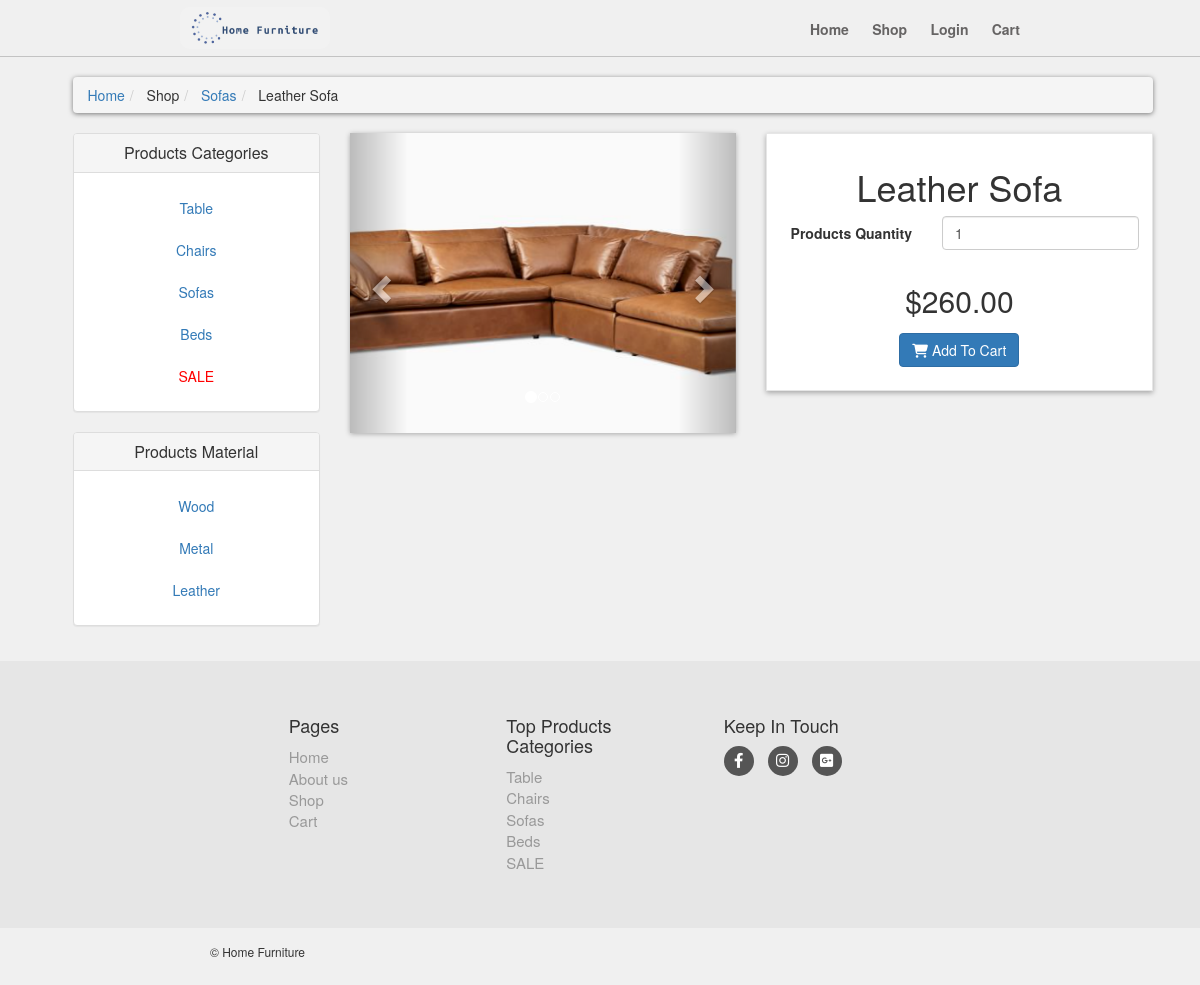
The page /details.php?pro_id=34 on the database its author committed.
### tables this page shows
CREATE TABLE `product_categories` (
  `p_category_id` int(10) NOT NULL,
  `p_category_title` varchar(50) NOT NULL,
  `p_category_desc` varchar(200) NOT NULL
);

CREATE TABLE `products` (
  `product_id` bigint(8) NOT NULL,
  `p_category_id` int(10) NOT NULL,
  `p_material_id` int(10) NOT NULL,
  `product_title` varchar(50) NOT NULL,
  `product_description` varchar(120) NOT NULL,
  `product_price` decimal(7,2) NOT NULL,
  `product_discount` int(4) NOT NULL,
  `product_image1` text NOT NULL,
  `product_image2` text NOT NULL,
  `product_image3` text NOT NULL
);

CREATE TABLE `product_material` (
  `p_material_id` int(10) NOT NULL,
  `p_material_title` varchar(50) NOT NULL,
  `p_material_desc` varchar(200) NOT NULL
);

### details.php (the view, shortened to what this page needs)
<?php
    include("includes/header.php");
?>
    <div id="content">
        <div class="container">
            <div class="col-md-12">
                <ul class="breadcrumb">
                    <li><a href="index.php">Home</a></li>
                    <li>
                        Shop
                    </li>
                    <li>
                        <a href="shop.php?p_categories=<?php echo $p_category_id; ?>"><?php echo $p_category_title; ?></a>
                    </li>
                    <li>
                        <?php echo $pro_title ?>
                    </li>
                </ul>
            </div>
            <div class="col-md-3">
                <?php
                    include("includes/sidebar.php");
                ?>
            </div>
            <div class="col-md-9">
                <div id="productMain" class="row">
                    <div class="col-sm-6">
                        <div id="mainImage">
                            <div id="myCarousel" class="carousel slide">
                                <ol class="carousel-indicators">
                                    <li data-target = "#myCarousel" data-slide-to="0" class="active"></li>
                                    <li data-target = "#myCarousel" data-slide-to="1"></li>
                                    <li data-target = "#myCarousel" data-slide-to="2"></li>
                                </ol>
                                <div class="carousel-inner">
                                    <div class="item active">
                                        <center><img class="img-responsive" src="product_images/<?php echo $pro_image1; ?>" alt=""></center>
                                    </div>
                                </div>
                                <a href="#myCarousel" class="left carousel-control" data-slide="prev">
                                    <span class="glyphicon glyphicon-chevron-left"></span>
                                </a>
                                <a href="#myCarousel" class="right carousel-control" data-slide="next">
                                    <span class="glyphicon glyphicon-chevron-right"></span>
                                </a>
                            </div>
                        </div>
                    </div>
                    <div class="col-sm-6">
                        <div class="box">
                            <h1 class="text-center"><?php echo $pro_title; ?></h1>
                            <form action="details.php?add_cart=<?php echo $product_id; ?>" class="form-horizontal" method="post">
                                <div class="form-group">
                                    <label for="" class="col-md-5 control-label">Products Quantity</label>
                                    <div class="col-md-7">
                                    <input name="product_qty" type="number" id="typeNumber" class="form-control" value="1"/>
                                    </div>
                                </div>
                                <?php if($p_category_title === 'SALE'){ echo "<p class='price' style = 'text-decoration: line-through'>$$pro_price</p>";}else{echo "<p class='price'>$$pro_price</p>";}?></p>
                                <p class="text-center buttons"><button class="btn btn-primary"><i class="fa fa-shopping-cart"></i> Add To Cart</button></p>
                            </form>
                        </div>
                    </div>
                </div>
            </div>
        </div>
    </div>
    <?php
            include("includes/footer.php");
        ?>
</body>

### includes/functions.php (shortened to what this page needs)
<?php
$db = mysqli_connect("localhost", "root", "", "db");
function getPCategories(){
    global $db;
    $get_p_categories = "select * from product_categories";
    $run_p_categories = mysqli_query($db, $get_p_categories);
    while($row_p_categories=mysqli_fetch_array($run_p_categories)){
        $p_category_id = $row_p_categories['p_category_id'];
        $p_category_title = $row_p_categories['p_category_title'];
        if($p_category_title == 'SALE'){
            echo "
                <li>
                    <a style='color:red;' class= 'text-center' href='shop.php?p_categories=$p_category_id'> $p_category_title </a>
                </li>
            ";
        }else
            echo "
            <li>
                <a class= 'text-center' href='shop.php?p_categories=$p_category_id'> $p_category_title </a>
            </li>
        ";}
}
function getMaterial(){
    global $db;
    $get_p_material = "select * from product_material";
    $run_p_material = mysqli_query($db, $get_p_material);
    while($row_p_material=mysqli_fetch_array($run_p_material)){
        $p_material_id = $row_p_material['p_material_id'];
        $p_material_title = $row_p_material['p_material_title'];
        echo "
            <li>
                <a class= 'text-center' href='shop.php?p_material=$p_material_id'> $p_material_title </a>
            </li>
        ";
    }
}
?>

### includes/footer.php (shortened to what this page needs)
<div id="footer">
    <div class="holder">
        <div class="row justify-content-center">
            <div class="col-sm-6 col-md-3">
                <h4>Pages</h4>
                <ul>
                    <li><a href="index.php">Home</a></li>
                    <li><a href="index.php">About us</a></li>
                    <li><a href="shop.php">Shop</a></li>
                    <li><a href="cart.php">Cart</a></li>
                </ul>
            </div>
            <div class="com-sm-6 col-md-3">
                <h4>Top Products Categories</h4>
                <ul>
                    <?php
                            $get_p_categories = "select * from product_categories";
                            $run_p_categories = mysqli_query($db, $get_p_categories);
                            while($row_p_categories=mysqli_fetch_array($run_p_categories)){
                                $p_category_id = $row_p_categories['p_category_id'];
                                $p_category_title = $row_p_categories['p_category_title'];
                                echo "
                                    <li>
                                        <a href ='shop.php?p_categories=$p_category_id'>
                                            $p_category_title
                                        </a>
                                    </li>
                                ";
                            }
                    ?>
                </ul>
            </div>
            <div class="col-sm-6 col-md-3">
                <h4>Keep In Touch</h4>
                <p class="social">
                    <a href="#" class="fa-brands fa-facebook-f"></a>
                    <a href="#" class="fa-brands fa-instagram"></a>
                    <a href="#" class="fa-brands fa-square-google-plus"></a>
                </p>
            </div>
        </div>
    </div>
</div>
<div id="copyright">
    <div class="holder row justify-content-center">
        <div class="col-md-6">
            <p class="pull-left">
                &copy; Home Furniture
            </p>
        </div>
    </div>
</div>

### style/style.css (style rules this page uses)
* { box-sizing: border-box; margin: 0; padding: 0; }
ul, li, dl, ol, p, a, img { margin: 0; padding: 0; }
body { font-size: 14px; line-height: 1.42857143; color: #333333; background-color: #f0f0f0 !important; font-family: 'Roboto', sans-serif; }
#content .box { background: #ffffff; margin: 0 0 30px; border: solid 1px #e6e6e6; padding: 1.25rem; box-shadow: 0px 2px 5px rgba(0, 0, 0, .3); }
.holder { width: 70%; margin: 0 auto; }
img { max-width: 100%; }
#content img { width: 100%; object-fit: cover; max-width: none; min-height: 300px; max-height: 300px; }
#content { padding-left: 25px; }
.breadcrumb { padding: 8px 15px; margin: 20px 0; background-color: #ffffff; border-radius: 5px; box-shadow: 0px 1px 5px rgba(0, 0, 0, .5); }
#content #productMain { margin-bottom: 30px; }
#content #productMain .price { font-size: 30px; font-weight: 300; text-align: center; margin-top: 30px; }
#content #mainImage { box-shadow: 0 1px 5px rgba(0, 0, 0, .3); }
#footer { margin-top: 15px; background: #e6e6e6; padding: 45px 0; }
#footer a { color: #999999; text-decoration: none; }
#footer ul { list-style: none; padding-left: 0px; font-size: 15px; }
#footer .social { text-align: left; }
#footer .social a { margin: 0 10px 0 0; display: inline-block; color: #ffffff; width: 30px; height: 30px; border-radius: 15px; line-height: 30px; font-size: 15px; text-align: center; vertical-align: bottom; background-color: #555555; text-decoration: none; }
#copyright { padding: 15px 0px; font-size: 12px; }
.form-group { margin-bottom: 25px; }

### rows shown on the page
product_categories: p_category_title "Sofas"
products: product_title "Leather Sofa", product_image1 (picture), product_price "260.00"
product_categories: p_category_title "Table"
product_categories: p_category_title "Chairs"
product_categories: p_category_title "Beds"
product_categories: p_category_title "SALE"
product_material: p_material_title "Wood"
product_material: p_material_title "Metal"
product_material: p_material_title "Leather"
